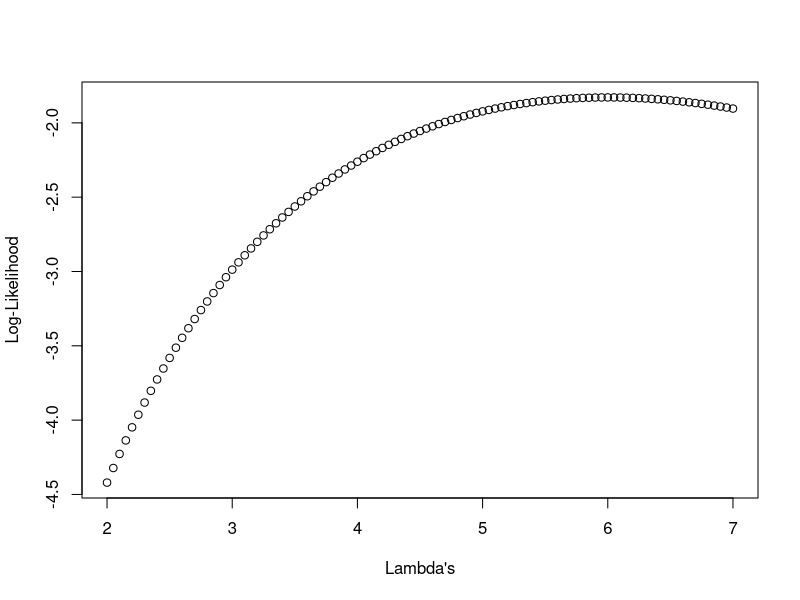

Reproduce this figure in R.
## ---- chunk 1
set.seed(12345)   #use this seed!
n <- 1 
rpois(n,5)
## ---- chunk 2
obs <- rpois(n,5)
lambda <- seq(2,7,0.05)
dval <- dpois(obs, lambda, log=TRUE)
## ---- chunk 3
obs <- rpois(n,5)
dval <- dpois(obs, seq(2,7,0.05), log=TRUE)
lambda <- seq(2,7,0.05)
plot(dval~lambda, ylab = "Log-Likelihood", xlab = "Lambda's", type = 'p')
